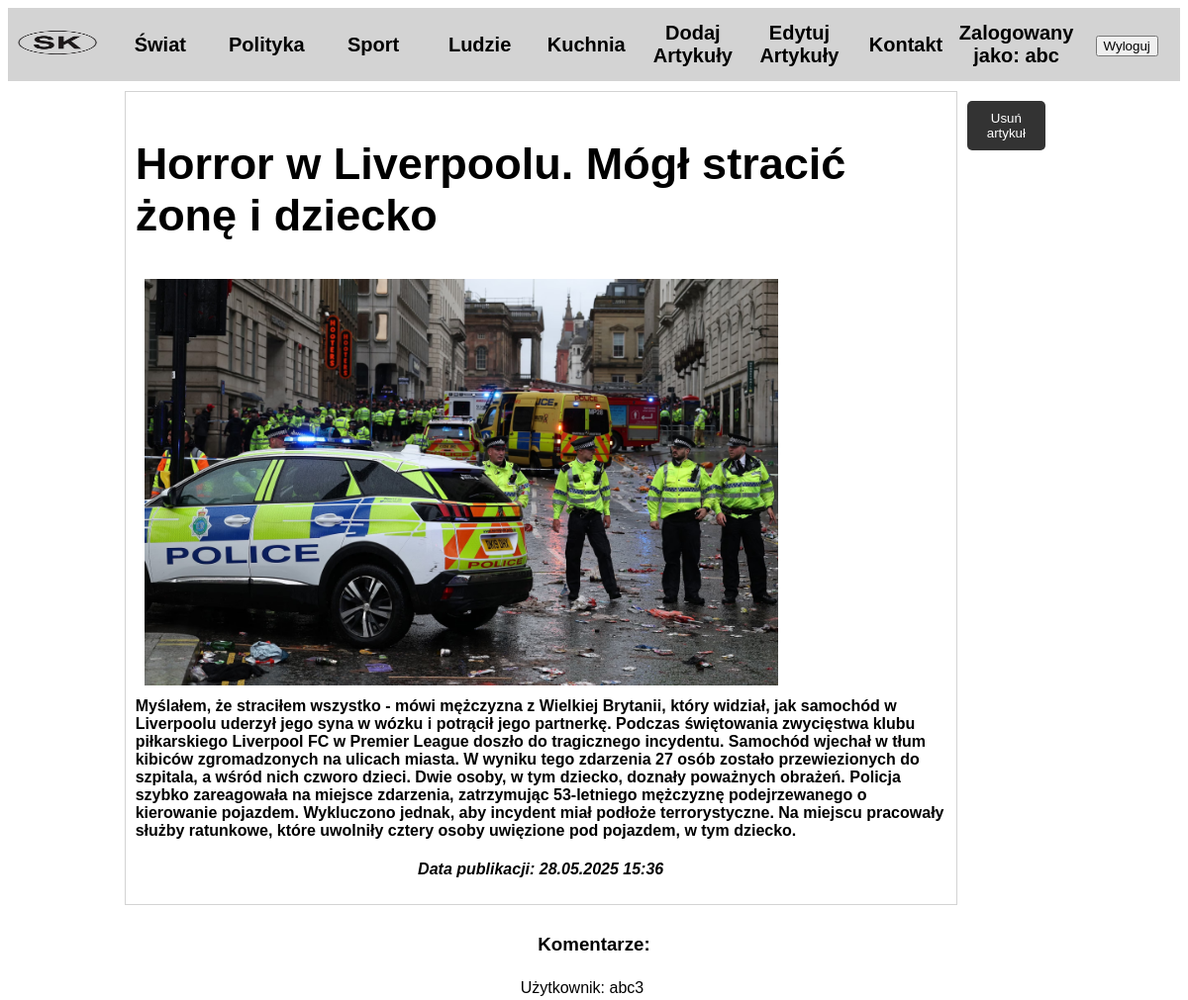
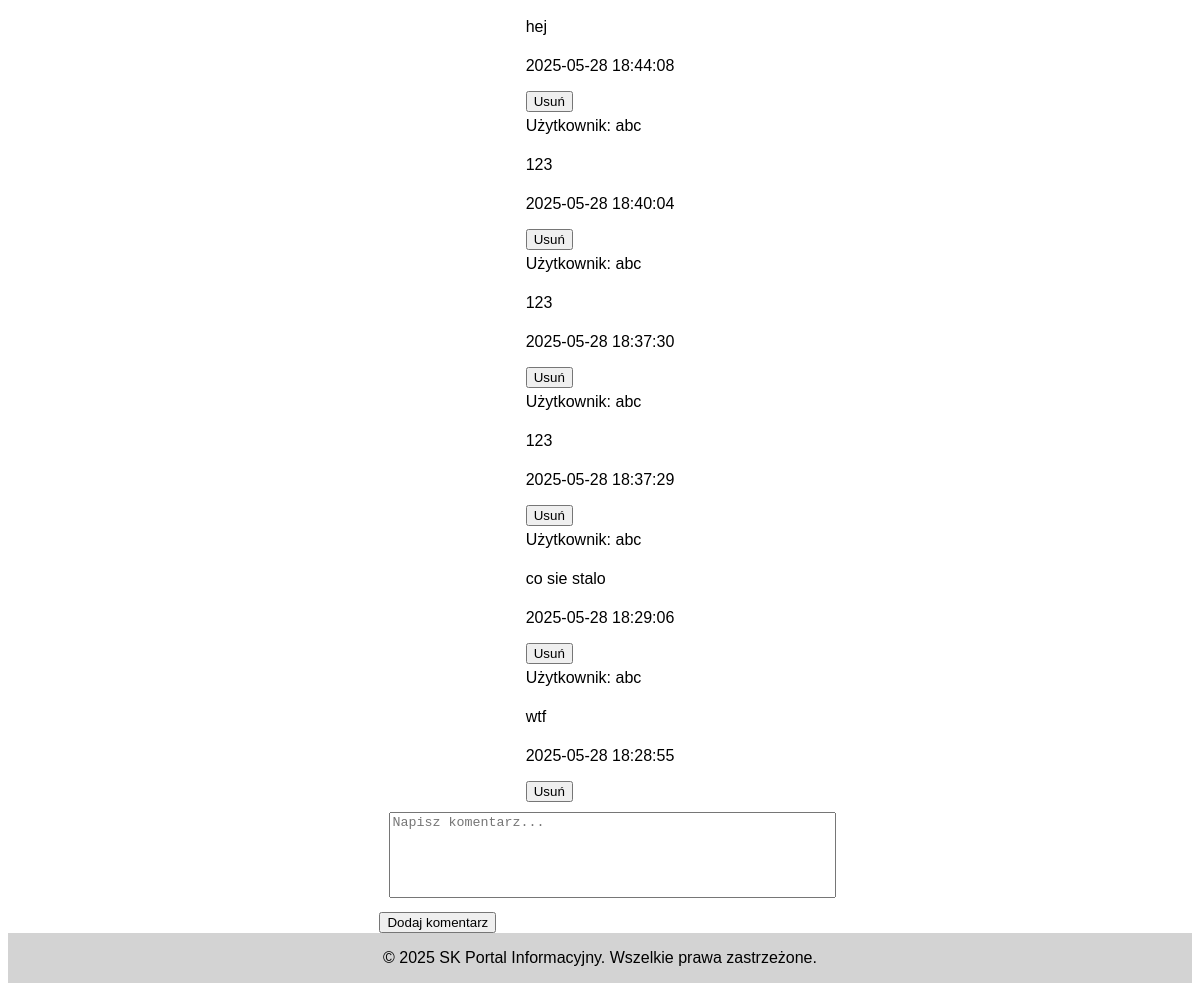
The app's page /Article.php?id=30 (signed in) with its own data (2 pictures, top to bottom).
### tables this page shows
CREATE TABLE `articles` (
  `ID` int(11) NOT NULL,
  `Title` varchar(255) NOT NULL,
  `Content` text NOT NULL,
  `Category` varchar(255) NOT NULL,
  `Picture` varchar(255) NOT NULL,
  `Date` datetime DEFAULT NULL
);

CREATE TABLE `comments` (
  `ID` int(11) NOT NULL,
  `Article_ID` int(11) NOT NULL,
  `Login_ID` int(11) NOT NULL,
  `Content` text NOT NULL,
  `Date` datetime DEFAULT NULL
);

CREATE TABLE `users` (
  `ID` int(11) NOT NULL,
  `Login` varchar(255) NOT NULL,
  `Password` varchar(255) NOT NULL,
  `Email` varchar(255) NOT NULL,
  `Role` varchar(255) NOT NULL DEFAULT 'user'
);

### Comments.php (called while the page is built, shortened)
<?php
class Comments{
    private $pdo;
    function __construct($pdo){
        $this->pdo = $pdo;
    }
    function PokazKomentarz($Article_ID){
        $pokazkom = $this->pdo->prepare("SELECT Comments.ID as CommentID, Comments.Content, Comments.Date, Users.Login FROM Comments JOIN Users ON Comments.Login_ID = Users.ID WHERE Article_ID = ? ORDER BY Date DESC");
        $pokazkom->execute([$Article_ID]);
        return $pokazkom->fetchAll();
    }
}
?>

### Article.php (the view, shortened to what this page needs)
<?php
require_once 'Ciasteczko.php';
Require_once 'Comments.php';
$pdo = new PDO("mysql:host=localhost;dbname=ProjektAU", "root", "");
$comments = new Comments($pdo);
if (isset($_GET['id']) && is_numeric($_GET['id'])) {
    $stmt = $pdo->prepare("SELECT * FROM Articles WHERE ID = ?");
    $stmt->execute([$_GET['id']]);
    $article = $stmt->fetch();
} else {
    $article = false;
}
?>
<!DOCTYPE html>
<html lang="pl">
<head>
    <link rel="stylesheet" href="style.css">
</head>
<body>
<div class="main">
    <?php include 'Header.php';?>
    <?php
    if ($article){
        echo '<div class="NEWS ARTMAIN">';
        echo '<h2>' . $article['Title'] . '</h2>';
        if(!empty($article['Picture'])){
            echo '<img src="' . $article['Picture'] . '" alt="Obrazek">';
        }
        echo '<p>' . $article['Content'] . '</p>';
        $data = date('d.m.Y H:i', strtotime($article['Date']));
        echo '<p><i>Data publikacji: ' . $data . '</i></p>';
        echo "</div>";
    }
    else{
        echo '<div class="NEWS">Nie znaleziono artykułu.</div>';
    }
?>
    <?php
    if (isset($_SESSION['role']) && $_SESSION['role'] === 'admin') {
        echo '<div class="main">
        <form method="POST" onsubmit="return confirm(\'Czy na pewno chcesz usunąć ten artykuł?\')">
            <input type="hidden" name="article_id" value="' . $article['ID'] . '">
            <button type="submit" name="delete_article" class="KB">Usuń artykuł</button>
        </form>
    </div>';
    }
    ?>
    <div class="comments">
        <h3>Komentarze:</h3>
        <?php
        $allComments = $comments->PokazKomentarz($article['ID']);
        if($allComments){
            foreach ($allComments as $com){
                echo '<div class="comment123">';
                echo "<p>Użytkownik: " . $com['Login'] . "</p>";
                echo "<p>" . $com['Content'] ."</p>";
                echo "<p>" . $com['Date'] . "</p>";
                if(isset($_SESSION['role']) && $_SESSION['role'] == 'admin'){
                    echo "<form method='POST' onsubmit='return confirm(\"Usunąć komentarz?\");'>";
                    echo "<button type='submit'>Usuń</button>";
                    echo "</form>";
                }
                echo '</div>';
            }
        }
        if (isset($_SESSION['user_id'])) {
            echo '<form method="POST">';
            echo '<textarea name="comment_content" class="comment-box" required placeholder="Napisz komentarz..." rows="4" cols="50"></textarea><br>';
            echo '<button type="submit">Dodaj komentarz</button>';
            echo '</form>';
        } else {
            echo '<p>Zaloguj się, aby dodać komentarz.</p>';
        }
        ?>
    </div>
<br>
    <footer class="footer">
        © 2025 SK Portal Informacyjny. Wszelkie prawa zastrzeżone.
    </footer>
</div>
</body>
</html>

### style.css (style rules this page uses)
.main { font-family:Arial; display:grid; height:auto; width:100%; background-color: white; grid-template-columns: repeat(11,1fr); grid-auto-rows:min-content; }
.NEWS { border: 1px solid lightgray; font-weight: bold; font-size: 30px; text-align: left; margin:10px; padding:10px; }
p { margin-top: 0px; padding:5px 0px 0px 0px; font-size: 12pt; }
.KB { display:block; margin-top: 20px; padding: 10px 20px; background-color: #333; color: #fff; border-radius: 5px; border:none; }
h2 { font-weight: bold; }
.ARTMAIN { grid-column: 2 / 10; justify-items: center; }
.ARTMAIN img { max-height:600px; width:800px; }
.NEWS img { max-width: 80%; height: auto; }
.comments { grid-column: 2/11; justify-items: center; }
.comment-box { width: 100%; min-height: 80px; max-height: 200px; resize: none; margin:10px; }
.footer { background-color: lightgray; text-align: center; line-height: 50px; grid-row: 30/31; grid-column: 1/12; }

### records on screen
articles: Title "Horror w Liverpoolu. Mógł stracić żonę i dziecko", Picture (picture), Content "Myślałem, że straciłem wszystko - mówi mężczyzna z Wielkiej Brytanii, który widział, jak samochód w Liverpoolu uderzył jego syna w wózku i potrącił jego partnerkę. Podczas świętowania zwycięstwa klubu piłkarskiego Liverpool FC w Premier League doszło do tragicznego incydentu. Samochód wjechał w tłum kibiców zgromadzonych na ulicach miasta. W wyniku tego zdarzenia 27 osób zostało przewiezionych do szpitala, a wśród nich czworo dzieci. Dwie osoby, w tym dziecko, doznały poważnych obrażeń. Policja szybko zareagowała na miejsce zdarzenia, zatrzymując 53-letniego mężczyznę podejrzewanego o kierowanie pojazdem. Wykluczono jednak, aby incydent miał podłoże terrorystyczne. Na miejscu pracowały…", Date "28.05.2025 15:36"
comments: users.Login "abc3", Content "hej", Date "2025-05-28 18:44:08"
comments: users.Login "abc", Content "123", Date "2025-05-28 18:40:04"
comments: users.Login "abc", Content "123", Date "2025-05-28 18:37:30"
comments: users.Login "abc", Content "123", Date "2025-05-28 18:37:29"
comments: users.Login "abc", Content "co sie stalo", Date "2025-05-28 18:29:06"
comments: users.Login "abc", Content "wtf", Date "2025-05-28 18:28:55"

### other values on screen
$_SESSION['login'] "abc"
